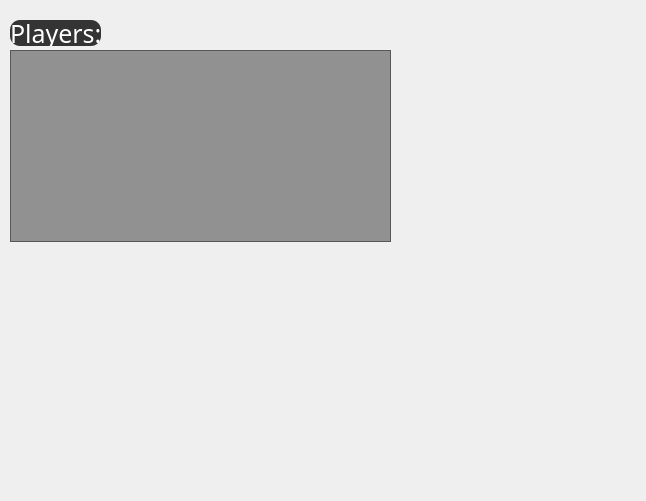
<?xml version="1.0" encoding="UTF-8"?>
<ui version="4.0">
 <class>WaitMenu</class>
 <widget class="QDialog" name="WaitMenu">
  <property name="geometry">
   <rect>
    <x>0</x>
    <y>0</y>
    <width>646</width>
    <height>501</height>
   </rect>
  </property>
  <property name="windowTitle">
   <string>Dialog</string>
  </property>
  <property name="styleSheet">
   <string notr="true">#WaitMenu{border-image:url(:/images/images/WhiteSkull.jpg); }</string>
  </property>
  <widget class="QListWidget" name="listWidget">
   <property name="geometry">
    <rect>
     <x>10</x>
     <y>50</y>
     <width>381</width>
     <height>192</height>
    </rect>
   </property>
   <property name="styleSheet">
    <string notr="true">background-color:rgba(0,0,0,100);color:white;font-size:15px;
</string>
   </property>
  </widget>
  <widget class="QLabel" name="Players">
   <property name="enabled">
    <bool>true</bool>
   </property>
   <property name="geometry">
    <rect>
     <x>10</x>
     <y>20</y>
     <width>91</width>
     <height>26</height>
    </rect>
   </property>
   <property name="font">
    <font>
     <family>MV Boli</family>
     <pointsize>-1</pointsize>
    </font>
   </property>
   <property name="styleSheet">
    <string notr="true">border-style:solid; background-color: rgba(0, 0, 0,200); color:white

;font-size:25px;border-radius:10px;</string>
   </property>
   <property name="text">
    <string>Players:</string>
   </property>
  </widget>
  <widget class="QGraphicsView" name="graphicsView">
   <property name="geometry">
    <rect>
     <x>0</x>
     <y>0</y>
     <width>661</width>
     <height>501</height>
    </rect>
   </property>
   <property name="styleSheet">
    <string notr="true">background-color:rgba(0,0,0,0);</string>
   </property>
  </widget>
  <zorder>graphicsView</zorder>
  <zorder>listWidget</zorder>
  <zorder>Players</zorder>
 </widget>
 <resources/>
 <connections/>
</ui>
